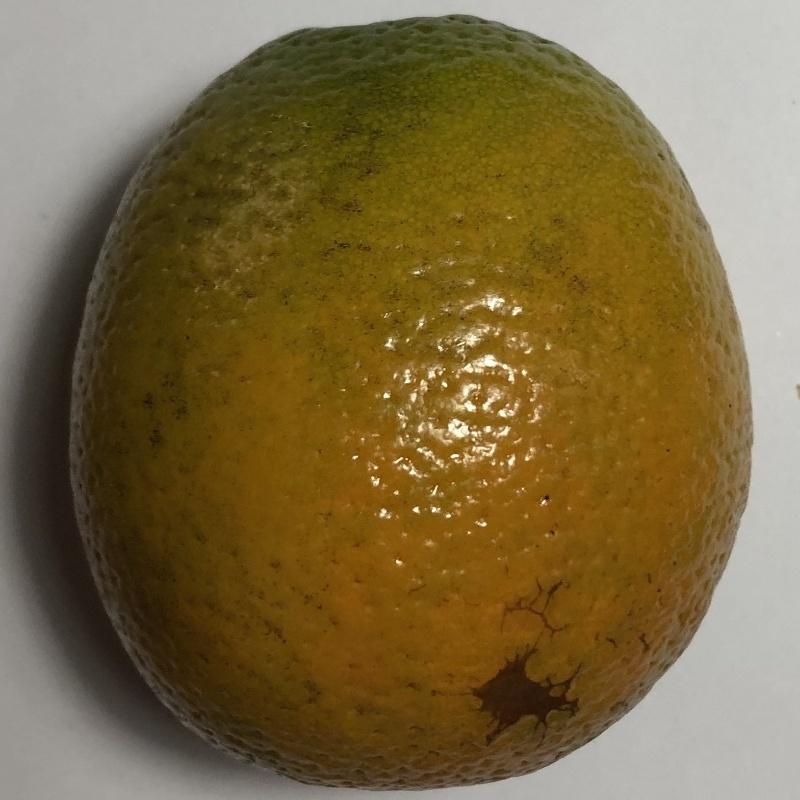
#> input picture dataset/test/blackspot/b (5).jpg, 800 x 800 px
$ jupyter execute example_run.ipynb
#> lines starting #> are read from the running program, lines starting #| are printed output that depends on the picture; after the words box and inside, x2 and y2 are one past the last pixel; in counts of white or black regions, pixels touching at a corner belong together
Import

[cell 1]
import cv2
import joblib
import numpy as np
import matplotlib.pyplot as plt

from skimage.feature import local_binary_pattern

Load Saved Model

[cell 2]
rf = joblib.load(
    "model1/random_forest_model.pkl"
)
#> (reads model1/random_forest_model.pkl from the repository)

encoder = joblib.load(
    "model1/label_encoder.pkl"
)
#> (reads model1/label_encoder.pkl from the repository)

Copy feature extract function

[cell 3]
def extract_features(image_path):

    img = cv2.imread(image_path)

    img = cv2.resize(
        img,
        (224,224)
    )

    hsv = cv2.cvtColor(
        img,
        cv2.COLOR_BGR2HSV
    )

    hist = cv2.calcHist(
        [hsv],
        [0,1,2],
        None,
        [8,8,8],
        [0,256,0,256,0,256]
    )

    hist = cv2.normalize(
        hist,
        hist
    ).flatten()

    gray = cv2.cvtColor(
        img,
        cv2.COLOR_BGR2GRAY
    )

    lbp = local_binary_pattern(

        gray,

        8,

        1,

        method='uniform'

    )

    lbp_hist,_ = np.histogram(

        lbp.ravel(),

        bins=np.arange(11),

        range=(0,10)

    )

    lbp_hist = lbp_hist.astype(
        "float"
    )

    lbp_hist /= (

        lbp_hist.sum()+1e-6

    )

    features = np.hstack(

        [hist,lbp_hist]

    )

    return features

spoilage function

[cell 4]
def calculate_spoilage(image_path):

    img = cv2.imread(
        image_path
    )

    hsv = cv2.cvtColor(

        img,

        cv2.COLOR_BGR2HSV

    )

    lower = np.array(
        [5,50,50]
    )

    upper = np.array(
        [30,255,255]
    )

    fruit_mask = cv2.inRange(

        hsv,

        lower,

        upper

    )

    gray = cv2.cvtColor(

        img,

        cv2.COLOR_BGR2GRAY

    )

    _, defect = cv2.threshold(

        gray,

        80,

        255,

        cv2.THRESH_BINARY_INV

    )

    defect_inside = cv2.bitwise_and(

        defect,

        fruit_mask

    )

    fruit_pixels = np.sum(
        fruit_mask>0
    )

    defect_pixels = np.sum(
        defect_inside>0
    )

    spoilage = (

        defect_pixels/

        fruit_pixels

    )*100

    return spoilage

[cell 5]
image_path = "dataset/test/blackspot/b (5).jpg"

Prediction

[cell 6]
features = extract_features(
    image_path
)
#> in extract_features, img is the input picture: shape (800, 800, 3); mean B, G, R 64.4, 104.3, 122.8
#> in extract_features, `hsv = cv2.cvtColor( img, cv2.COLOR_BGR2HSV )`: hsv: shape (224, 224, 3); mean H, S, V 21.9, 142.1, 122.8
#> in extract_features, `hist = cv2.normalize( hist, hist ).flatten()`: hist = 512 values, max 0.697 at index 59, min 0 at index 0, mean 0.00729
#> in extract_features, `gray = cv2.cvtColor( img, cv2.COLOR_BGR2GRAY )`:
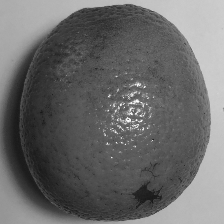
#> gray: shape (224, 224); min 23, max 252, mean 105.2
#> in extract_features, `lbp = local_binary_pattern(  gray,  8,  1,  method='uniform'  )`:
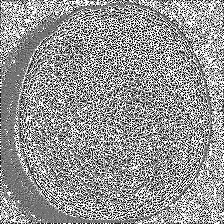
#> lbp: shape (224, 224) float64; min 0, max 9, mean 5.24; drawn with min black and max white
#> in extract_features, `lbp_hist,_ = np.histogram(  lbp.ravel(),  bins=np.arange(11),  range=(..`: lbp_hist = [4024, 4260, 2542, 4239, 5466, 5062, 3799, 4908, 6552, 9324]
#> in extract_features, `lbp_hist /= (  lbp_hist.sum()+1e-6  )`: lbp_hist = [0.0802, 0.0849, 0.0507, 0.0845, 0.109, 0.101, 0.0757, 0.0978, 0.131, 0.186]
#> in extract_features, `features = np.hstack(  [hist,lbp_hist]  )`: features = 522 values, max 0.697 at index 59, min 0 at index 0, mean 0.00906

prediction = rf.predict(
    [features]
)
#> prediction = [1]

label = encoder.inverse_transform(
    prediction
)[0]
#> label = 'canker'

spoilage = calculate_spoilage(
    image_path
)
#> in calculate_spoilage, `hsv = cv2.cvtColor(  img,  cv2.COLOR_BGR2HSV  )`: hsv: shape (800, 800, 3); mean H, S, V 21.9, 142.1, 122.9
#> in calculate_spoilage, `fruit_mask = cv2.inRange(  hsv,  lower,  upper  )`:
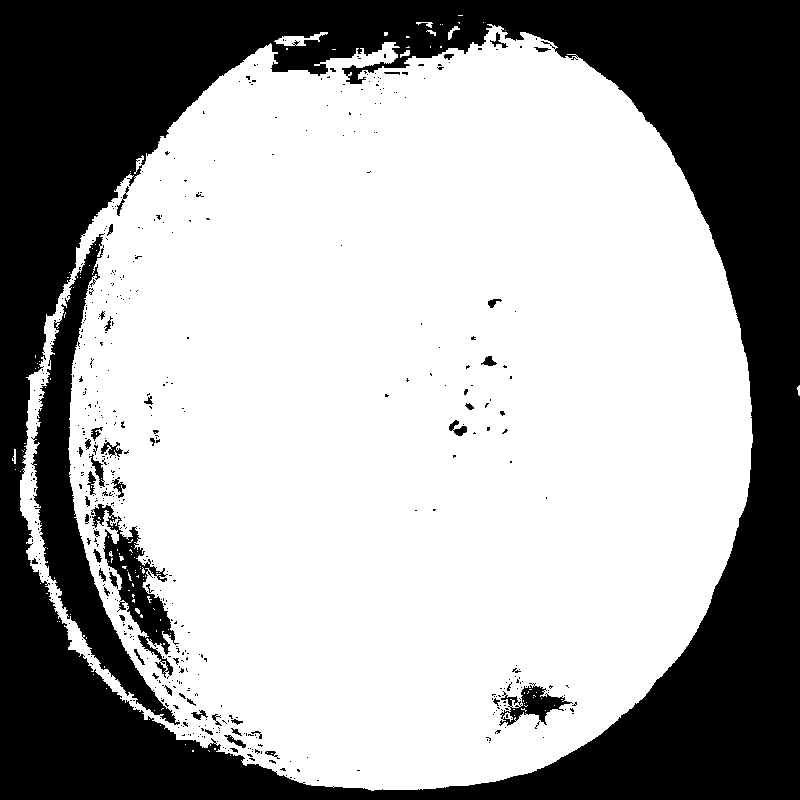
#> fruit_mask: shape (800, 800); 64.9% white; 544 black regions (494 under 20 px), largest, box (x1, y1, x2, y2) and area: (0, 0, 800, 800) 201447, (31, 233, 180, 725) 14207, (91, 504, 179, 678) 4073
#> in calculate_spoilage, `_, defect = cv2.threshold(  gray,  80,  255,  cv2.THRESH_BINARY_INV  )`:
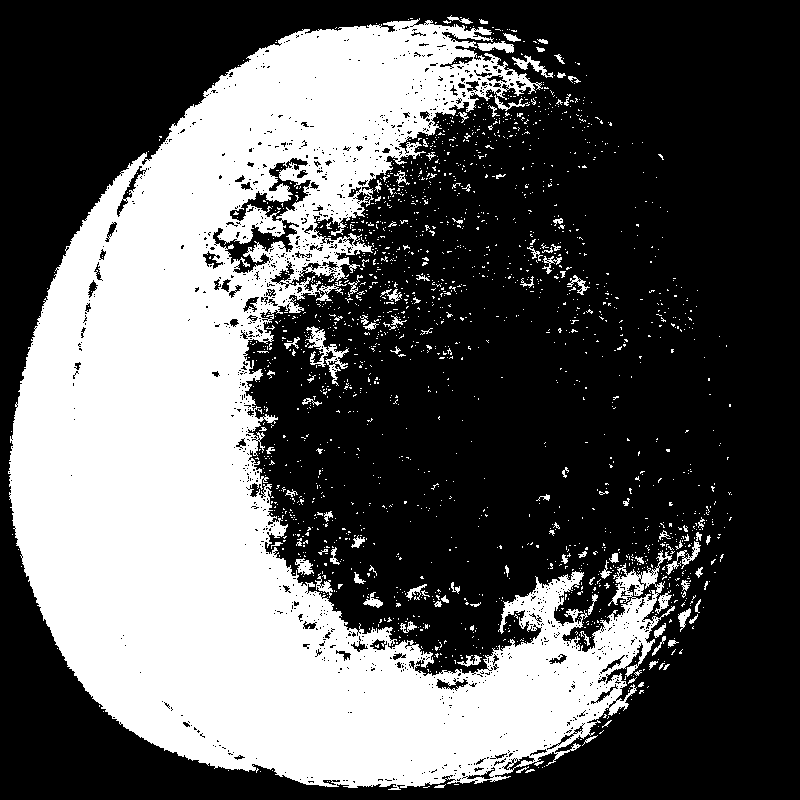
#> defect: shape (800, 800); 35.9% white; 1933 white regions (1822 under 20 px), largest, box (x1, y1, x2, y2) and area: (8, 18, 675, 790) 217894, (305, 326, 349, 386) 702, (666, 541, 701, 575) 274
#> in calculate_spoilage, `defect_inside = cv2.bitwise_and(  defect,  fruit_mask  )`:
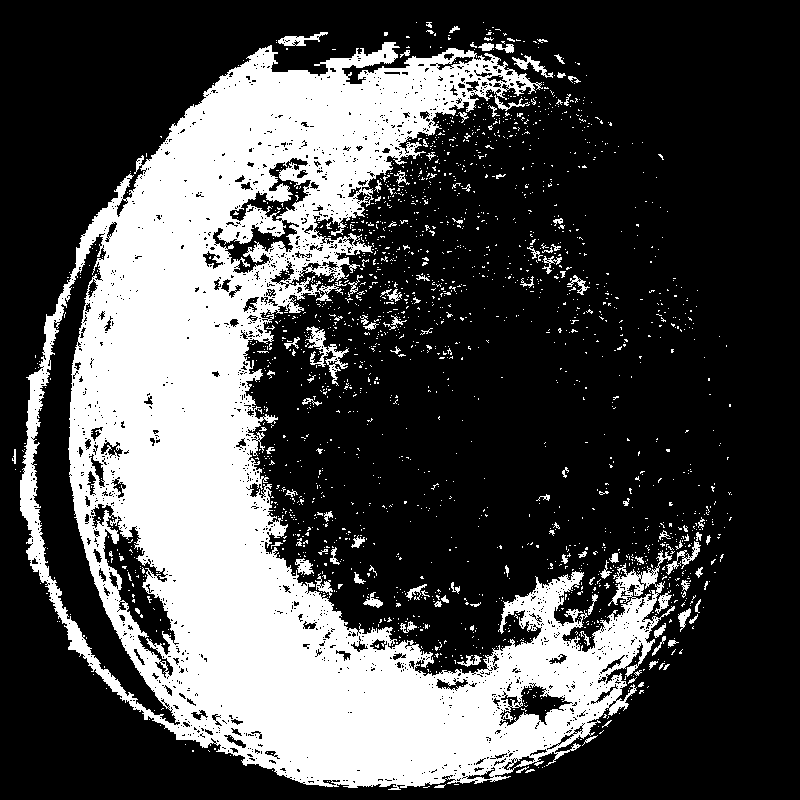
#> defect_inside: shape (800, 800); 29.9% white; 2041 white regions (1926 under 20 px), largest, box (x1, y1, x2, y2) and area: (20, 42, 675, 790) 178474, (305, 326, 349, 386) 702, (278, 32, 328, 46) 291
#> in calculate_spoilage, `fruit_pixels = np.sum( fruit_mask>0 )`: fruit_pixels = 415069
#> in calculate_spoilage, `defect_pixels = np.sum( defect_inside>0 )`: defect_pixels = 191049
#> in calculate_spoilage, `spoilage = (  defect_pixels/  fruit_pixels  )*100`: spoilage = 46.03
#> spoilage = 46.03

Final Output

[cell 7]
img = cv2.imread(
    image_path
)

img = cv2.cvtColor(

    img,

    cv2.COLOR_BGR2RGB

)
#> img: shape (800, 800, 3)

plt.figure(
    figsize=(5,5)
)

plt.imshow(img)

plt.title(

f"Prediction: {label}\n"

f"Spoilage: {spoilage:.2f}%"

)

plt.axis('off')

plt.show()

print(
    "Predicted Defect:",
    label
)
#| Predicted Defect: canker

print(
    f"Spoilage: {spoilage:.2f}%"
)
#| Spoilage: 46.03%
